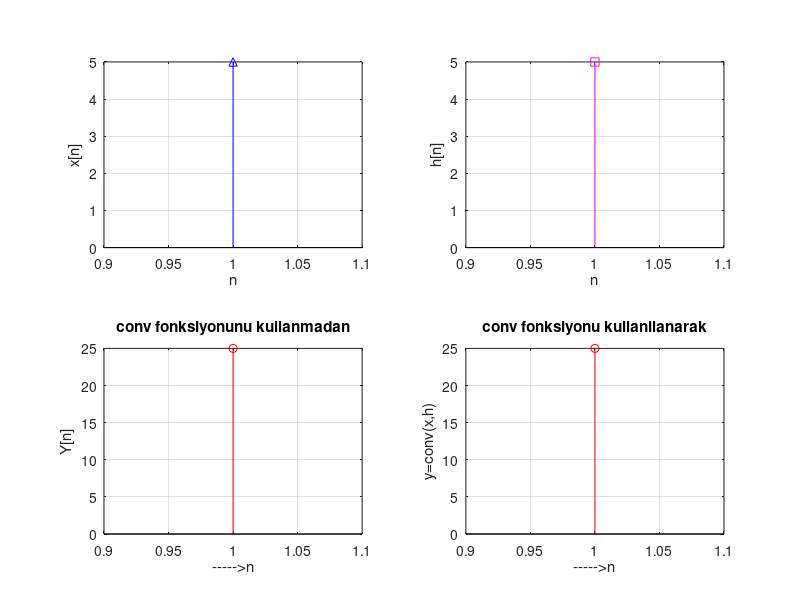

Reproduce this figure in MATLAB.
close all
clearvars
% x ve h degerlerini giriniz
x = input("x[] degerlerini '[ ]' icerisinde giriniz: ");
h = input("h[] degerlerini '[ ]' icerisinde giriniz: ");
% konvolusyon algoritmasi
m=length(x);   %girilen dizilerin boyut hesabi
n=length(h);
X=[x,zeros(1,n)];   
H=[h,zeros(1,m)];
for i=1:n+m-1
    Y(i)=0;
    for j=1:m
        if(i-j+1>0)
            Y(i)=Y(i)+X(j)*H(i-j+1);
        else
        end
    end
end
%conv fonksiyonunu kullanarak elde edilen y
y = conv(x,h);
% plot sonuclari
figure;
subplot(2,2,1); stem(x, '-b^'); xlabel('n');
ylabel('x[n]'); grid on;
subplot(2,2,2); stem(h, '-ms');
xlabel('n'); ylabel('h[n]'); grid on;
subplot(2,2,3); stem(Y, '-ro');
ylabel('Y[n]'); xlabel('----->n'); grid on;
title('conv fonksiyonunu kullanmadan');
subplot(2,2,4); stem(y, 'ro');
ylabel('y=conv(x,h)'); xlabel('----->n'); grid on;
title('conv fonksiyonu kullanilanarak');